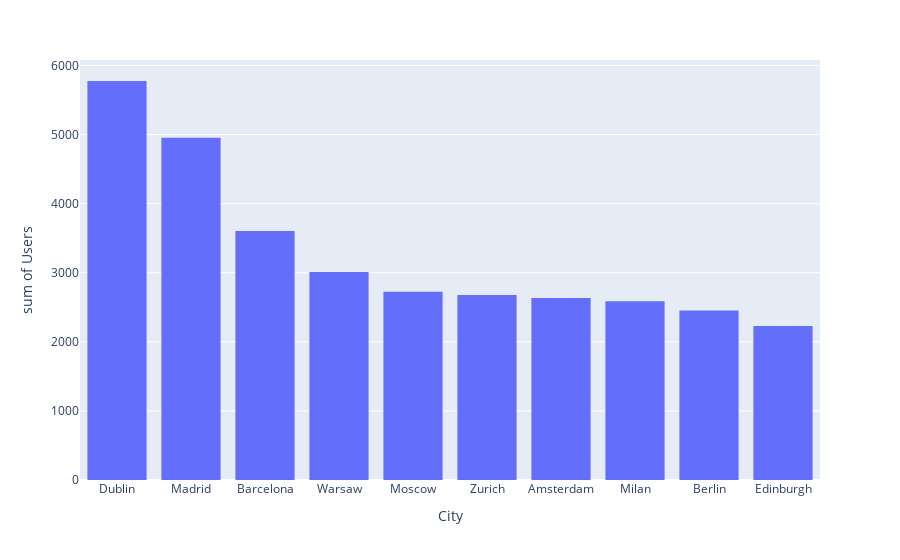

The code cell stored with this chart in its notebook:
### Code cell
## aqui vemos que eliminando a Paris podemos obtener una ciudad con una mejor renta. 
df_top = df.iloc[1:11]
fig_top = px.histogram(df_top, x = df_top.City, y = df_top.Users)
fig_top.show()

### Figure 1 — Plotly figure (JSON) as saved in the notebook; plotly's stock layout.template omitted (floating-point values rounded to 4 significant figures)
{"data": [{"alignmentgroup": "True", "bingroup": "x", "histfunc": "sum", "hovertemplate": "City=%{x}<br>sum of Users=%{y}<extra></extra>", "legendgroup": "", "marker": {"color": "#636efa", "pattern": {"shape": ""}}, "name": "", "offsetgroup": "", "orientation": "v", "showlegend": false, "type": "histogram", "x": ["Dublin", "Madrid", "Barcelona", "Warsaw", "Moscow", "Zurich", "Amsterdam", "Milan", "Berlin", "Edinburgh"], "xaxis": "x", "y": [5776, 4953, 3603, 3012, 2725, 2679, 2633, 2587, 2454, 2231], "yaxis": "y"}], "layout": {"barmode": "relative", "legend": {"tracegroupgap": 0}, "margin": {"t": 60}, "xaxis": {"anchor": "y", "domain": [0, 1], "title": {"text": "City"}}, "yaxis": {"anchor": "x", "domain": [0, 1], "title": {"text": "sum of Users"}}}}
